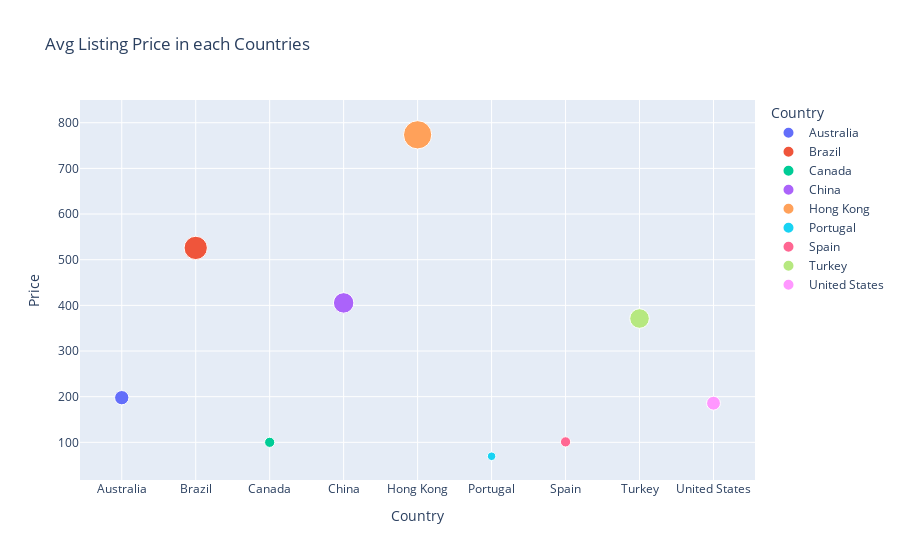

The notebook cell saved with this chart:
### Code cell
fig = px.scatter(data_frame=country_df,
           x='Country',y='Price',
           color='Country',
           size='Price',
           opacity=1,
           size_max=20,
           title='Avg Listing Price in each Countries')
fig.show()

### Figure 1 — Plotly figure (JSON) as saved in the notebook; plotly's stock layout.template omitted (floating-point values rounded to 4 significant figures)
{"data": [{"hovertemplate": "Country=%{x}<br>Price=%{marker.size}<extra></extra>", "legendgroup": "Australia", "marker": {"color": "#636efa", "opacity": 1, "size": [197.8], "sizemode": "area", "sizeref": 1.934, "symbol": "circle"}, "mode": "markers", "name": "Australia", "orientation": "v", "showlegend": true, "type": "scatter", "x": ["Australia"], "xaxis": "x", "y": [197.8], "yaxis": "y"}, {"hovertemplate": "Country=%{x}<br>Price=%{marker.size}<extra></extra>", "legendgroup": "Brazil", "marker": {"color": "#EF553B", "opacity": 1, "size": [525.8], "sizemode": "area", "sizeref": 1.934, "symbol": "circle"}, "mode": "markers", "name": "Brazil", "orientation": "v", "showlegend": true, "type": "scatter", "x": ["Brazil"], "xaxis": "x", "y": [525.8], "yaxis": "y"}, {"hovertemplate": "Country=%{x}<br>Price=%{marker.size}<extra></extra>", "legendgroup": "Canada", "marker": {"color": "#00cc96", "opacity": 1, "size": [100.0], "sizemode": "area", "sizeref": 1.934, "symbol": "circle"}, "mode": "markers", "name": "Canada", "orientation": "v", "showlegend": true, "type": "scatter", "x": ["Canada"], "xaxis": "x", "y": [100.0], "yaxis": "y"}, {"hovertemplate": "Country=%{x}<br>Price=%{marker.size}<extra></extra>", "legendgroup": "China", "marker": {"color": "#ab63fa", "opacity": 1, "size": [405.4], "sizemode": "area", "sizeref": 1.934, "symbol": "circle"}, "mode": "markers", "name": "China", "orientation": "v", "showlegend": true, "type": "scatter", "x": ["China"], "xaxis": "x", "y": [405.4], "yaxis": "y"}, {"hovertemplate": "Country=%{x}<br>Price=%{marker.size}<extra></extra>", "legendgroup": "Hong Kong", "marker": {"color": "#FFA15A", "opacity": 1, "size": [773.5], "sizemode": "area", "sizeref": 1.934, "symbol": "circle"}, "mode": "markers", "name": "Hong Kong", "orientation": "v", "showlegend": true, "type": "scatter", "x": ["Hong Kong"], "xaxis": "x", "y": [773.5], "yaxis": "y"}, {"hovertemplate": "Country=%{x}<br>Price=%{marker.size}<extra></extra>", "legendgroup": "Portugal", "marker": {"color": "#19d3f3", "opacity": 1, "size": [69.5], "sizemode": "area", "sizeref": 1.934, "symbol": "circle"}, "mode": "markers", "name": "Portugal", "orientation": "v", "showlegend": true, "type": "scatter", "x": ["Portugal"], "xaxis": "x", "y": [69.5], "yaxis": "y"}, {"hovertemplate": "Country=%{x}<br>Price=%{marker.size}<extra></extra>", "legendgroup": "Spain", "marker": {"color": "#FF6692", "opacity": 1, "size": [101.0], "sizemode": "area", "sizeref": 1.934, "symbol": "circle"}, "mode": "markers", "name": "Spain", "orientation": "v", "showlegend": true, "type": "scatter", "x": ["Spain"], "xaxis": "x", "y": [101.0], "yaxis": "y"}, {"hovertemplate": "Country=%{x}<br>Price=%{marker.size}<extra></extra>", "legendgroup": "Turkey", "marker": {"color": "#B6E880", "opacity": 1, "size": [371.2], "sizemode": "area", "sizeref": 1.934, "symbol": "circle"}, "mode": "markers", "name": "Turkey", "orientation": "v", "showlegend": true, "type": "scatter", "x": ["Turkey"], "xaxis": "x", "y": [371.2], "yaxis": "y"}, {"hovertemplate": "Country=%{x}<br>Price=%{marker.size}<extra></extra>", "legendgroup": "United States", "marker": {"color": "#FF97FF", "opacity": 1, "size": [185.7], "sizemode": "area", "sizeref": 1.934, "symbol": "circle"}, "mode": "markers", "name": "United States", "orientation": "v", "showlegend": true, "type": "scatter", "x": ["United States"], "xaxis": "x", "y": [185.7], "yaxis": "y"}], "layout": {"legend": {"itemsizing": "constant", "title": {"text": "Country"}, "tracegroupgap": 0}, "title": {"text": "Avg Listing Price in each Countries"}, "xaxis": {"anchor": "y", "categoryarray": ["Australia", "Brazil", "Canada", "China", "Hong Kong", "Portugal", "Spain", "Turkey", "United States"], "categoryorder": "array", "domain": [0, 1], "title": {"text": "Country"}}, "yaxis": {"anchor": "x", "domain": [0, 1], "title": {"text": "Price"}}}}
